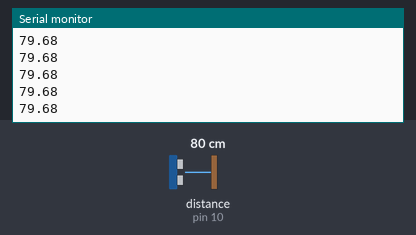
The sketch below on a simulated Arduino Uno, built with avr-gcc and run on an emulated ATmega328P. Shown: the last lines printed to the serial monitor. Wiring (inferred from the names in the program): ultrasonic range finder: trigger pin 9; echo pin 10. The test bench sets the inputs (shaded band); at power-on: distance to the obstacle (sensor on pin 10) 80 cm. The echo pulse lasts 58.3 µs per cm.

Above: at 1.2 s.
1.3 s: distance to the obstacle (sensor on pin 10) set to 2 cm
At 1.38 s:
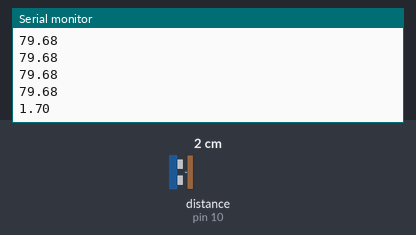
2.8 s: distance to the obstacle (sensor on pin 10) set to 4 cm
At 2.89 s:
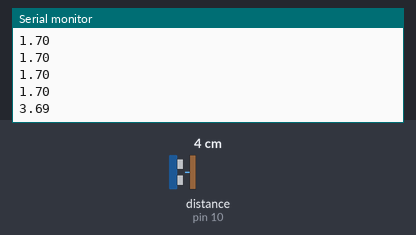
Timing chart, 0 to 5.8 s (numbered marks = the images above; inputs shaded):
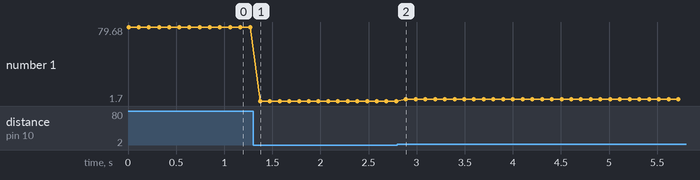

The sketch:

hc_sr04_ultrasonic_sensor_Detailed.ino
```cpp
const int trigPin = 9; //Trig pin
const int echoPin = 10; //Echo Pin

float duration = 0; //Represents the duration it takes to send a sound signal and receive it.
float distance = 0; //Reprents the distance measured by the sensor after it is calculated.

void setup() {
  pinMode(trigPin, OUTPUT); //Set up Trig pin
  pinMode(echoPin, INPUT); //Set up Echo Pin
  Serial.begin(9600); // Setup serial communication for monitoring
}

void loop() {
  digitalWrite(trigPin, LOW); //Make sure Trig is LOW.
  delayMicroseconds(2);
  digitalWrite(trigPin, HIGH); // Set the Trig HIGH to send out the sound signal.
  delayMicroseconds(10);
  digitalWrite(trigPin, LOW); // Set the Trig back to LOW.

  duration = pulseIn(echoPin, HIGH); // The time it takes to send and receive sound signal.
  distance = (duration*.0343)/2; // Equation to calculate the distance (centimeters) based on the time it took to send and receive a sound signal.
  Serial.println(distance); //Distance in centimeters.
  delay(100); //delay between the time each measurement is taken.
}
```

Measured:
- after the input at 1.3 s, the serial monitor: prints a new line after 0.07 s (image 1)
- after the input at 2.8 s, the serial monitor: prints a new line after 0.09 s (image 2)
- plotted number 1: 79.68 → 1.7 after the input at 1.3 s, 1.7 → 3.69 after the input at 2.8 s
